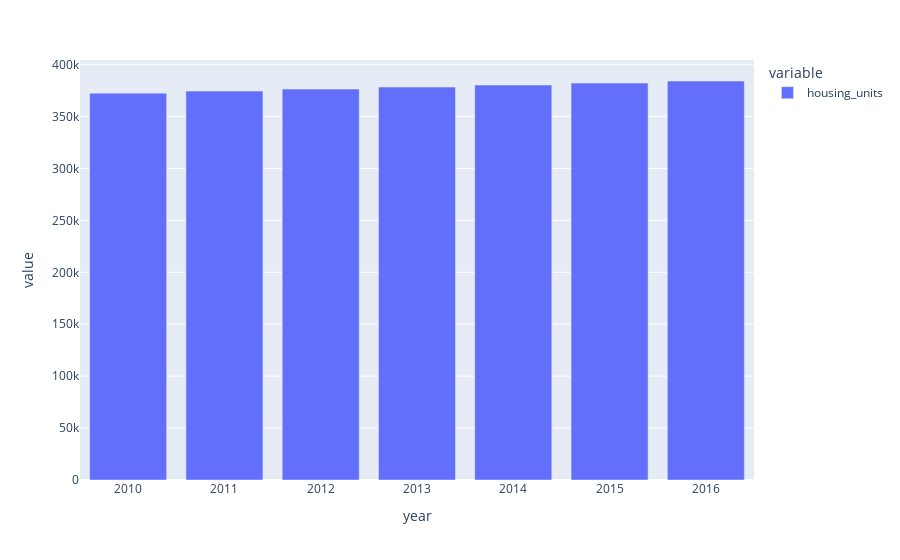

The code cell stored with this chart in its notebook:
### Markdown cell above
## Serve the Panel Dashboard

### Code cell


### Figure 1 — Plotly figure (JSON) as saved in the notebook; plotly's stock layout.template omitted (floating-point values rounded to 4 significant figures)
{"data": [{"alignmentgroup": "True", "hovertemplate": "variable=housing_units<br>year=%{x}<br>value=%{y}<extra></extra>", "legendgroup": "housing_units", "marker": {"color": "#636efa"}, "name": "housing_units", "offsetgroup": "housing_units", "orientation": "v", "showlegend": true, "textposition": "auto", "type": "bar", "x": [2010, 2011, 2012, 2013, 2014, 2015, 2016], "xaxis": "x", "y": [372560, 374507, 376454, 378401, 380348, 382295, 384242], "yaxis": "y"}], "layout": {"barmode": "relative", "legend": {"title": {"text": "variable"}, "tracegroupgap": 0}, "margin": {"t": 60}, "xaxis": {"anchor": "y", "domain": [0, 1], "title": {"text": "year"}}, "yaxis": {"anchor": "x", "domain": [0, 1], "title": {"text": "value"}}}}
